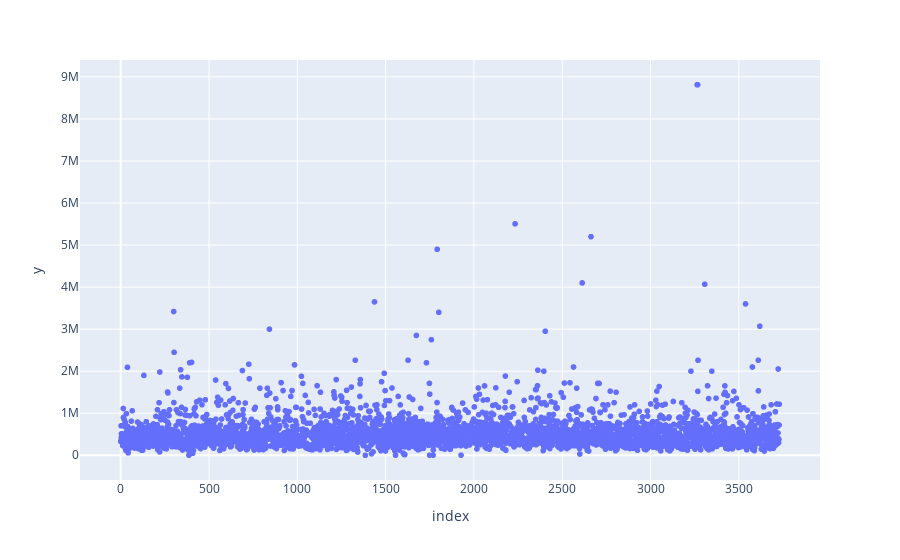

Notebook code cell kept with this figure:
### Code cell
# importing the module
import plotly.express as px
# plotting scattered graph
fig = px.scatter([i for i in range(len(dataset['price']))], y=dataset['price'])
fig.show()

### Figure 1 — Plotly figure (JSON) as saved in the notebook; plotly's stock layout.template omitted (floating-point values rounded to 4 significant figures; data arrays with more than 128 entries replaced by an {"elided": "..."} marker saying what was removed)
{"data": [{"hovertemplate": "index=%{x}<br>y=%{y}<extra></extra>", "legendgroup": "", "marker": {"color": "#636efa", "symbol": "circle"}, "mode": "markers", "name": "", "showlegend": false, "type": "scattergl", "x": {"elided": "3730 int values"}, "xaxis": "x", "y": {"elided": "3730 int values"}, "yaxis": "y"}], "layout": {"legend": {"tracegroupgap": 0}, "margin": {"t": 60}, "xaxis": {"anchor": "y", "domain": [0, 1], "title": {"text": "index"}}, "yaxis": {"anchor": "x", "domain": [0, 1], "title": {"text": "y"}}}}
